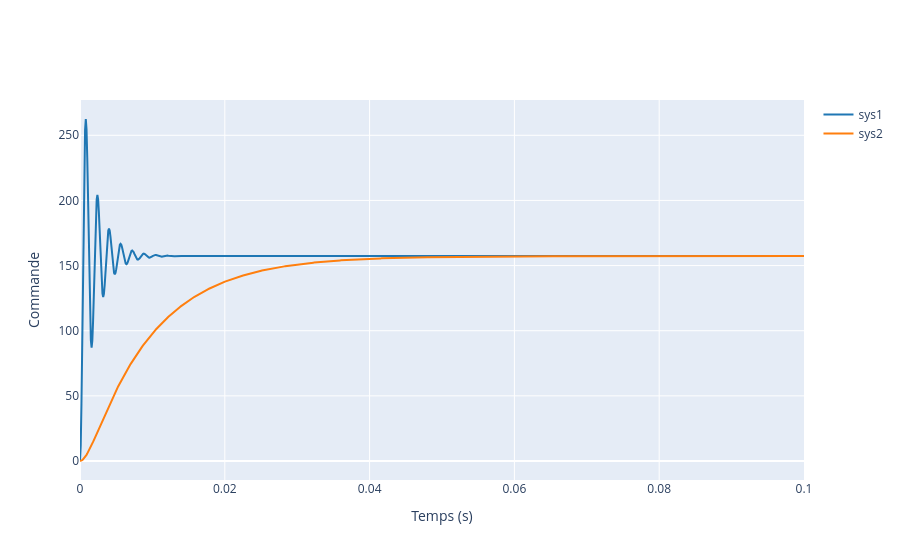

The notebook cell saved with this chart:
### Code cell
Mt_s_H = Mt_s_rpm/(1+Mt_s_rpm)
step([Mt_s_H*158.33,Mt_s_rpm],t=tm, x_title = "Temps (s)", y_title ="Commande")

### Figure 1 — Plotly figure (JSON) as saved in the notebook; plotly's stock layout.template omitted (floating-point values rounded to 4 significant figures; data arrays with more than 128 entries replaced by an {"elided": "..."} marker saying what was removed)
{"data": [{"line": {"color": "#1f77b4", "shape": "linear"}, "mode": "lines", "name": "sys1", "type": "scatter", "x": {"elided": "1000 float values"}, "y": {"elided": "1000 float values"}}, {"line": {"color": "#ff7f0e", "shape": "linear"}, "mode": "lines", "name": "sys2", "type": "scatter", "x": {"elided": "1000 float values"}, "y": {"elided": "1000 float values"}}], "layout": {"xaxis": {"title": {"text": "Temps (s)"}, "type": "linear"}, "yaxis": {"title": {"text": "Commande"}, "type": "linear"}}}
